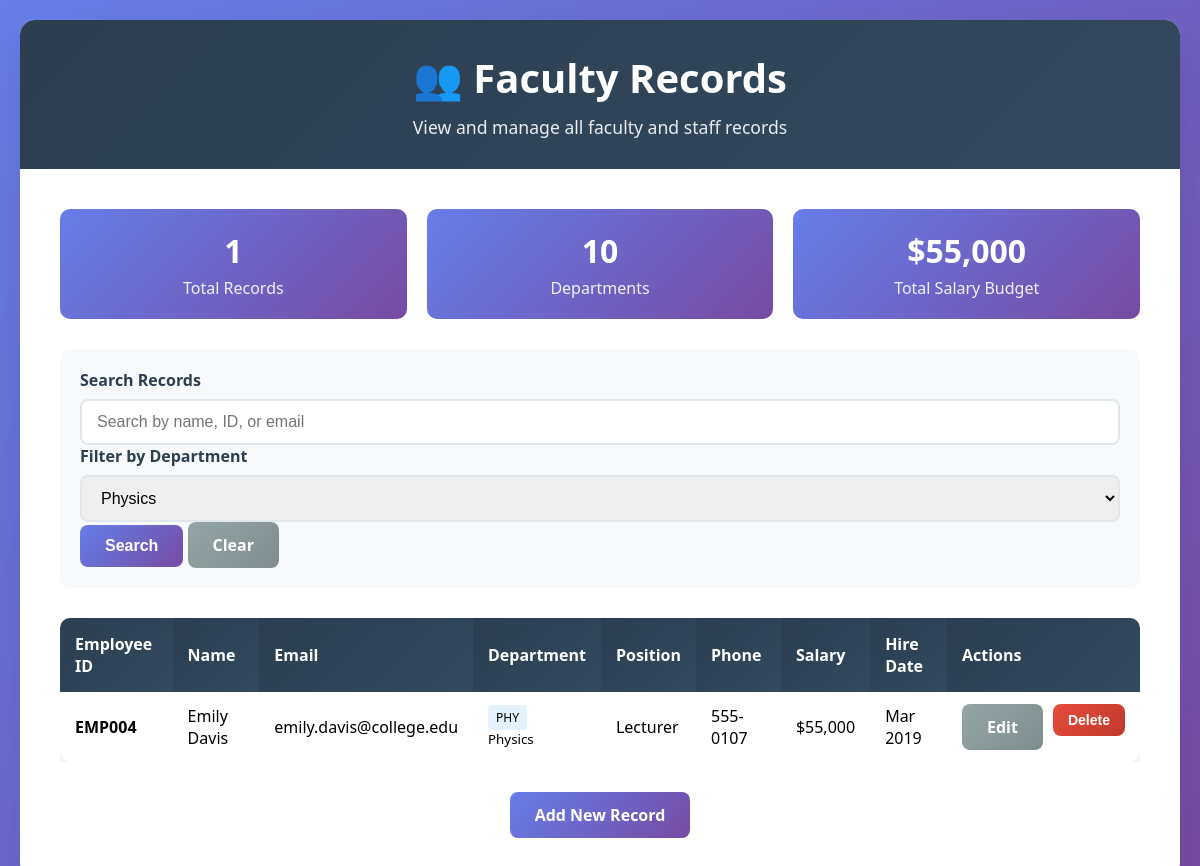
/view_records.php?department=3, run on the app's committed database.
### tables this page shows
CREATE TABLE IF NOT EXISTS faculty_records (
    id INT AUTO_INCREMENT PRIMARY KEY,
    employee_id VARCHAR(20) UNIQUE NOT NULL,
    first_name VARCHAR(50) NOT NULL,
    last_name VARCHAR(50) NOT NULL,
    email VARCHAR(100) UNIQUE NOT NULL,
    phone VARCHAR(20) NOT NULL,
    date_of_birth DATE NOT NULL,
    hire_date DATE NOT NULL,
    position VARCHAR(100) NOT NULL,
    department_id INT NOT NULL,
    salary DECIMAL(10,2) NOT NULL,
    qualification VARCHAR(200) NOT NULL,
    address TEXT NOT NULL,
    emergency_contact VARCHAR(100) NOT NULL,
    emergency_phone VARCHAR(20) NOT NULL,
    created_at TIMESTAMP DEFAULT CURRENT_TIMESTAMP,
    updated_at TIMESTAMP DEFAULT CURRENT_TIMESTAMP ON UPDATE CURRENT_TIMESTAMP,
    FOREIGN KEY (department_id) REFERENCES departments(dept_id)
);

CREATE TABLE IF NOT EXISTS departments (
    dept_id INT AUTO_INCREMENT PRIMARY KEY,
    dept_name VARCHAR(100) NOT NULL,
    dept_code VARCHAR(10) UNIQUE NOT NULL,
    created_at TIMESTAMP DEFAULT CURRENT_TIMESTAMP
);

### view_records.php (the view, shortened to what this page needs)
<?php
$search = $_GET['search'] ?? '';
$department = $_GET['department'] ?? '';
function getDepartments($pdo) {
    try {
        $stmt = $pdo->query("SELECT dept_id, dept_name, dept_code FROM departments ORDER BY dept_name");
        return $stmt->fetchAll(PDO::FETCH_ASSOC);
    } catch(PDOException $e) {
        return [];
    }
}
function getFacultyRecords($pdo, $search = '', $department = '') {
    try {
        $sql = "SELECT fr.*, d.dept_name, d.dept_code
                FROM faculty_records fr
                JOIN departments d ON fr.department_id = d.dept_id
                WHERE 1=1";
        $params = [];
        if (!empty($department)) {
            $sql .= " AND fr.department_id = ?";
            $params[] = $department;
        }
        $sql .= " ORDER BY fr.last_name, fr.first_name";
        $stmt = $pdo->prepare($sql);
        $stmt->execute($params);
        return $stmt->fetchAll(PDO::FETCH_ASSOC);
    } catch(PDOException $e) {
        return [];
    }
}
$pdo = getDBConnection();
$departments = getDepartments($pdo);
$records = getFacultyRecords($pdo, $search, $department);
?>
<!DOCTYPE html>
<html lang="en">
<head>
</head>
<body>
    <div class="container">
        <div class="header">
            <h1>👥 Faculty Records</h1>
            <p>View and manage all faculty and staff records</p>
        </div>
        <div class="content">
            <div class="stats">
                <div class="stat-card">
                    <h3><?php echo count($records); ?></h3>
                    <p>Total Records</p>
                </div>
                <div class="stat-card">
                    <h3><?php echo count($departments); ?></h3>
                    <p>Departments</p>
                </div>
                <div class="stat-card">
                    <h3>$<?php echo number_format(array_sum(array_column($records, 'salary'))); ?></h3>
                    <p>Total Salary Budget</p>
                </div>
            </div>
            <div class="search-filters">
                <form method="GET" action="">
                    <div class="form-group">
                        <label for="search">Search Records</label>
                        <input type="text" id="search" name="search"
                               value="<?php echo htmlspecialchars($search); ?>"
                               placeholder="Search by name, ID, or email">
                    </div>
                    <div class="form-group">
                        <label for="department">Filter by Department</label>
                        <select id="department" name="department">
                            <?php foreach ($departments as $dept): ?>
                                <option value="<?php echo $dept['dept_id']; ?>"
                                        <?php echo $department == $dept['dept_id'] ? 'selected' : ''; ?>>
                                    <?php echo htmlspecialchars($dept['dept_name']); ?>
                                </option>
                            <?php endforeach; ?>
                        </select>
                    </div>
                    <div class="form-group">
                        <button type="submit" class="btn">Search</button>
                        <a href="view_records.php" class="btn btn-secondary">Clear</a>
                    </div>
                </form>
            </div>
            <?php if (empty($records)): ?>
                <div class="no-records">
                    <h3>No records found</h3>
                    <p>Try adjusting your search criteria or add new records.</p>
                    <a href="index.php" class="btn">Add New Record</a>
                </div>
            <?php else: ?>
                <div style="overflow-x: auto;">
                    <table class="records-table">
                        <thead>
                            <tr>
                                <th>Employee ID</th>
                                <th>Name</th>
                                <th>Email</th>
                                <th>Department</th>
                                <th>Position</th>
                                <th>Phone</th>
                                <th>Salary</th>
                                <th>Hire Date</th>
                                <th>Actions</th>
                            </tr>
                        </thead>
                        <tbody>
                            <?php foreach ($records as $record): ?>
                                <tr>
                                    <td><strong><?php echo htmlspecialchars($record['employee_id']); ?></strong></td>
                                    <td>
                                        <?php echo htmlspecialchars($record['first_name'] . ' ' . $record['last_name']); ?>
                                    </td>
                                    <td><?php echo htmlspecialchars($record['email']); ?></td>
                                    <td>
                                        <span style="background: #e3f2fd; padding: 4px 8px; border-radius: 4px; font-size: 12px;">
                                            <?php echo htmlspecialchars($record['dept_code']); ?>
                                        </span>
                                        <br>
                                        <small><?php echo htmlspecialchars($record['dept_name']); ?></small>
                                    </td>
                                    <td><?php echo htmlspecialchars($record['position']); ?></td>
                                    <td><?php echo htmlspecialchars($record['phone']); ?></td>
                                    <td>$<?php echo number_format($record['salary']); ?></td>
                                    <td><?php echo date('M Y', strtotime($record['hire_date'])); ?></td>
                                    <td>
                                        <div class="actions">
                                            <a href="edit_record.php?id=<?php echo $record['id']; ?>"
                                               class="btn btn-secondary">Edit</a>
                                            <form method="POST" action="" style="display: inline;"
                                                  onsubmit="return confirm('Are you sure you want to delete this record?');">
                                                <button type="submit" class="btn btn-danger">Delete</button>
                                            </form>
                                        </div>
                                    </td>
                                </tr>
                            <?php endforeach; ?>
                        </tbody>
                    </table>
                </div>
            <?php endif; ?>
            <div style="text-align: center; margin-top: 30px;">
                <a href="index.php" class="btn">Add New Record</a>
            </div>
        </div>
    </div>
</body>
</html>

### view_records.php (style rules this page uses)
* { margin: 0; padding: 0; box-sizing: border-box; }
body { font-family: 'Segoe UI', Tahoma, Geneva, Verdana, sans-serif; background: linear-gradient(135deg, #667eea 0%, #764ba2 100%); min-height: 100vh; padding: 20px; }
.container { max-width: 1400px; margin: 0 auto; background: white; border-radius: 15px; box-shadow: 0 20px 40px rgba(0,0,0,0.1); overflow: hidden; }
.header { background: linear-gradient(135deg, #2c3e50 0%, #34495e 100%); color: white; padding: 30px; text-align: center; }
.header h1 { font-size: 2.5em; margin-bottom: 10px; }
.header p { font-size: 1.1em; opacity: 0.9; }
.content { padding: 40px; }
.search-filters { background: #f8f9fa; padding: 20px; border-radius: 10px; margin-bottom: 30px; display: grid; grid-template-columns: repeat(auto-fit, minmax(250px, 1fr)); gap: 20px; align-items: end; }
.form-group { margin-bottom: 0; }
.form-group label { display: block; margin-bottom: 8px; font-weight: 600; color: #2c3e50; }
.form-group input, .form-group select { width: 100%; padding: 12px 15px; border: 2px solid #e1e8ed; border-radius: 8px; font-size: 16px; }
.btn { background: linear-gradient(135deg, #667eea 0%, #764ba2 100%); color: white; padding: 12px 25px; border: none; border-radius: 8px; font-size: 16px; font-weight: 600; cursor: pointer; text-decoration: none; display: inline-block; transition: transform 0.2s ease; }
.btn-secondary { background: linear-gradient(135deg, #95a5a6 0%, #7f8c8d 100%); }
.btn-danger { background: linear-gradient(135deg, #e74c3c 0%, #c0392b 100%); padding: 8px 15px; font-size: 14px; }
.records-table { width: 100%; border-collapse: collapse; background: white; border-radius: 10px; overflow: hidden; box-shadow: 0 5px 15px rgba(0,0,0,0.1); }
.records-table th { background: linear-gradient(135deg, #2c3e50 0%, #34495e 100%); color: white; padding: 15px; text-align: left; font-weight: 600; }
.records-table td { padding: 12px 15px; border-bottom: 1px solid #e1e8ed; }
.records-table tr:last-child td { border-bottom: none; }
.actions { display: flex; gap: 10px; }
.stats { display: grid; grid-template-columns: repeat(auto-fit, minmax(200px, 1fr)); gap: 20px; margin-bottom: 30px; }
.stat-card { background: linear-gradient(135deg, #667eea 0%, #764ba2 100%); color: white; padding: 20px; border-radius: 10px; text-align: center; }
.stat-card h3 { font-size: 2em; margin-bottom: 5px; }
.stat-card p { opacity: 0.9; }

### data on the page
faculty_records: employee "EMP004", first_name+last_name "Emily Davis", email "emily.davis@college.edu", department.dept_code "PHY", department.dept_name "Physics", position "Lecturer", phone "555-0107", salary "55,000", hire_date "Mar 2019"

### other printed values
count($records) "1"
count($departments) "10"
array_sum(array_column($records, 'salary')) "55,000"
form field department "Physics"
